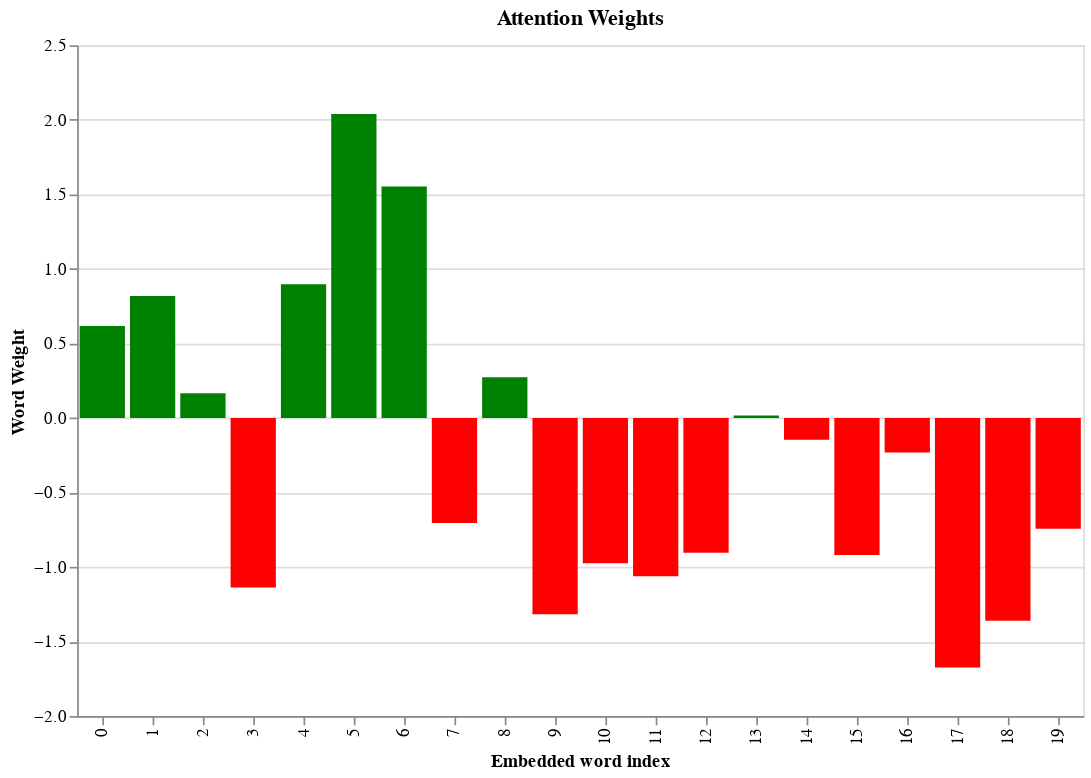

This figure's notebook cell:
### Markdown cell above
The following graph shows the sum of alignment scores after training the model for 5 epochs:

### Code cell
import altair as alt
import pandas as pd
import numpy as np


attention_layer = model.layers[2]
weights = attention_layer.get_weights()[1]

weights = np.sum(weights, axis=1)[:20]

data = pd.DataFrame({
    'Embedded word index': range(len(weights)),
    'Word Weight': weights,
    'Color': ['red' if w < 0 else 'green' for w in weights]
})


chart = alt.Chart(data).mark_bar().encode(
    x=alt.X('Embedded word index:O', axis=alt.Axis(title='Embedded word index')),
    y=alt.Y('Word Weight:Q', axis=alt.Axis(title='Word Weight')),
    color=alt.Color('Color:N', scale=None)  
).properties(
    title='Attention Weights',
    width=600,
    height=400
).interactive()

chart.display()

### Figure 1 — Vega-Lite specification as saved in the notebook (floating-point values rounded to 4 significant figures)
{"config": {"view": {"continuousWidth": 300, "continuousHeight": 300}}, "data": {"name": "data-dea7dc1a0459ee2b770963d3d5f7708c"}, "mark": {"type": "bar"}, "encoding": {"color": {"field": "Color", "scale": null, "type": "nominal"}, "x": {"axis": {"title": "Embedded word index"}, "field": "Embedded word index", "type": "ordinal"}, "y": {"axis": {"title": "Word Weight"}, "field": "Word Weight", "type": "quantitative"}}, "height": 400, "params": [{"name": "param_74", "select": {"type": "interval", "encodings": ["x", "y"]}, "bind": "scales"}], "title": "Attention Weights", "width": 600, "$schema": "https://vega.github.io/schema/vega-lite/v5.16.3.json", "datasets": {"data-dea7dc1a0459ee2b770963d3d5f7708c": [{"Embedded word index": 0, "Word Weight": 0.6167, "Color": "green"}, {"Embedded word index": 1, "Word Weight": 0.8188, "Color": "green"}, {"Embedded word index": 2, "Word Weight": 0.1664, "Color": "green"}, {"Embedded word index": 3, "Word Weight": -1.138, "Color": "red"}, {"Embedded word index": 4, "Word Weight": 0.8971, "Color": "green"}, {"Embedded word index": 5, "Word Weight": 2.039, "Color": "green"}, {"Embedded word index": 6, "Word Weight": 1.553, "Color": "green"}, {"Embedded word index": 7, "Word Weight": -0.7039, "Color": "red"}, {"Embedded word index": 8, "Word Weight": 0.2723, "Color": "green"}, {"Embedded word index": 9, "Word Weight": -1.318, "Color": "red"}, {"Embedded word index": 10, "Word Weight": -0.9751, "Color": "red"}, {"Embedded word index": 11, "Word Weight": -1.062, "Color": "red"}, {"Embedded word index": 12, "Word Weight": -0.9043, "Color": "red"}, {"Embedded word index": 13, "Word Weight": 0.01705, "Color": "green"}, {"Embedded word index": 14, "Word Weight": -0.1458, "Color": "red"}, {"Embedded word index": 15, "Word Weight": -0.919, "Color": "red"}, {"Embedded word index": 16, "Word Weight": -0.2312, "Color": "red"}, {"Embedded word index": 17, "Word Weight": -1.674, "Color": "red"}, {"Embedded word index": 18, "Word Weight": -1.36, "Color": "red"}, {"Embedded word index": 19, "Word Weight": -0.7428, "Color": "red"}]}}
